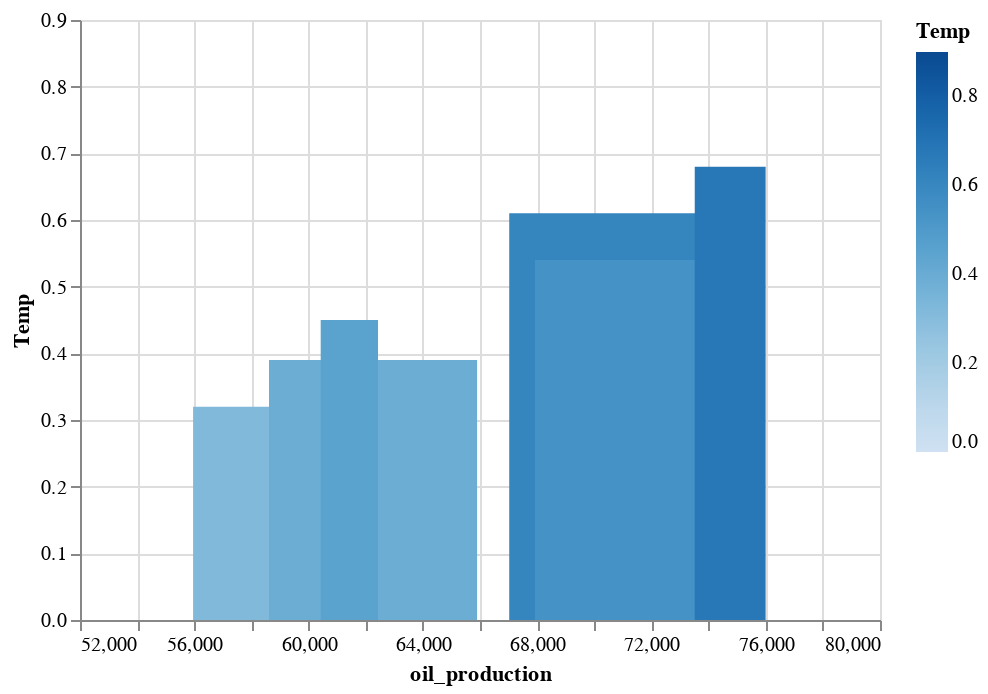

Source (notebook cell):
### Markdown cell above
**Plot diagram for combined data frame_1,which contains Temperature and oil production data**

### Code cell
alt.Chart(combined_df_1).mark_area(filled=True).encode(
alt.X('oil_production'),
    alt.Y('Temp'),
    alt.Size('Temp'),
    alt.Color('Temp'),
    alt.OpacityValue(1.0),
    tooltip=[alt.Tooltip('oil_production:Q'),
            alt.Tooltip('Temp:Q')]
).interactive()

### Figure 1 — Vega-Lite specification as saved in the notebook (floating-point values rounded to 4 significant figures)
{"config": {"view": {"continuousWidth": 400, "continuousHeight": 300}}, "data": {"name": "data-23543d16e1c571335d6cba4125b96e37"}, "mark": {"type": "area", "filled": true}, "encoding": {"color": {"type": "quantitative", "field": "Temp"}, "opacity": {"value": 1.0}, "size": {"type": "quantitative", "field": "Temp"}, "tooltip": [{"type": "quantitative", "field": "oil_production"}, {"type": "quantitative", "field": "Temp"}], "x": {"type": "quantitative", "field": "oil_production"}, "y": {"type": "quantitative", "field": "Temp"}}, "selection": {"selector008": {"type": "interval", "bind": "scales", "encodings": ["x", "y"]}}, "$schema": "https://vega.github.io/schema/vega-lite/v4.8.1.json", "datasets": {"data-23543d16e1c571335d6cba4125b96e37": [{"Temp": 0.26, "oil_production": 59460.0}, {"Temp": 0.32, "oil_production": 55960.0}, {"Temp": 0.14, "oil_production": 53370.0}, {"Temp": 0.31, "oil_production": 53170.0}, {"Temp": 0.16, "oil_production": 54420.0}, {"Temp": 0.12, "oil_production": 53880.0}, {"Temp": 0.18, "oil_production": 56240.0}, {"Temp": 0.32, "oil_production": 56570.0}, {"Temp": 0.39, "oil_production": 58620.0}, {"Temp": 0.27, "oil_production": 59730.0}, {"Temp": 0.45, "oil_production": 60420.0}, {"Temp": 0.41, "oil_production": 60130.0}, {"Temp": 0.22, "oil_production": 60100.0}, {"Temp": 0.23, "oil_production": 60170.0}, {"Temp": 0.32, "oil_production": 61180.0}, {"Temp": 0.45, "oil_production": 62430.0}, {"Temp": 0.33, "oil_production": 63820.0}, {"Temp": 0.46, "oil_production": 65800.0}, {"Temp": 0.61, "oil_production": 67020.0}, {"Temp": 0.39, "oil_production": 65900.0}, {"Temp": 0.4, "oil_production": 68340.0}, {"Temp": 0.54, "oil_production": 67920.0}, {"Temp": 0.63, "oil_production": 67050.0}, {"Temp": 0.62, "oil_production": 69190.0}, {"Temp": 0.54, "oil_production": 72250.0}, {"Temp": 0.68, "oil_production": 73520.0}, {"Temp": 0.64, "oil_production": 73100.0}, {"Temp": 0.67, "oil_production": 72700.0}, {"Temp": 0.54, "oil_production": 73580.0}, {"Temp": 0.66, "oil_production": 72390.0}, {"Temp": 0.72, "oil_production": 74170.0}, {"Temp": 0.61, "oil_production": 74280.0}, {"Temp": 0.65, "oil_production": 76050.0}, {"Temp": 0.68, "oil_production": 76000.0}, {"Temp": 0.75, "oil_production": 77720.0}, {"Temp": 0.9, "oil_production": 79780.0}]}}
